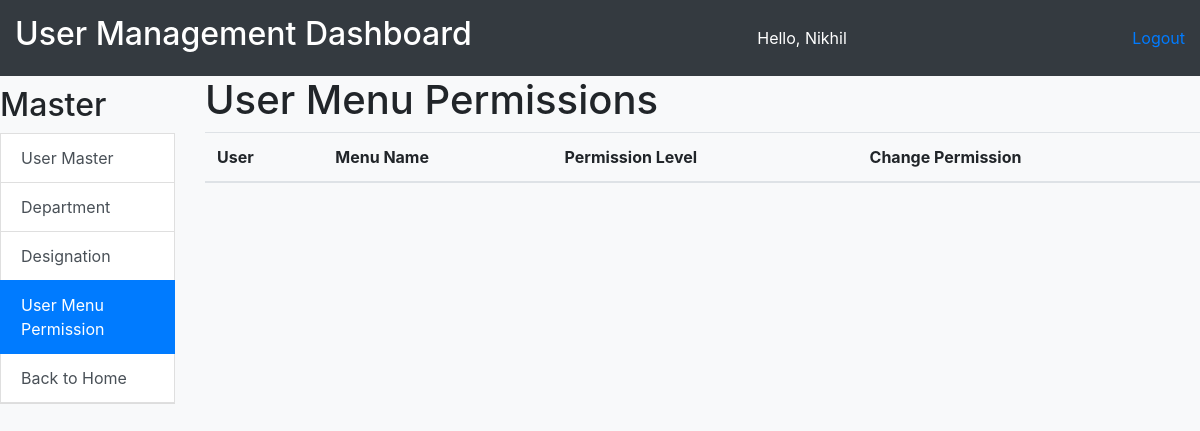
/emp_home/user_menu_permission/ (signed in), run on an earlier commit of the app's database.
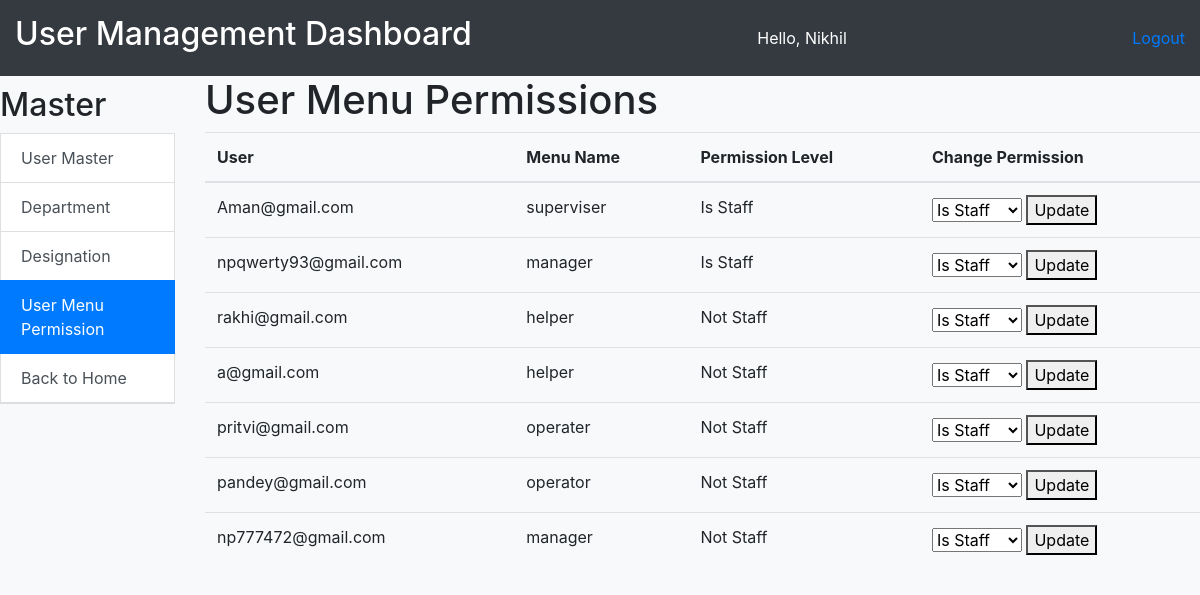
And on a later commit of the database.
### employee/models.py (models this page shows, shortened)
class UserMenuPermission(models.Model):
    PERMISSION_CHOICES = [
        (True, 'Is Staff'),
        (False, 'Not Staff'),
    ]
    user = models.ForeignKey(User, on_delete=models.CASCADE)
    menu_name = models.CharField(max_length=100)
    permission_level = models.BooleanField(choices=PERMISSION_CHOICES, default=False)
    def get_permission_display(self):
        return 'Is Staff' if self.permission_level else 'Not Staff'

### employee/views.py (the view)
# urls.py: path('user_menu_permission/', user_menu_permission, name='user_menu_permission'),
@user_passes_test(lambda u: u.is_staff)
def user_menu_permission(request):
    permissions = UserMenuPermission.objects.all()
    return render(request, 'user_menu_permission.html', {'permissions': permissions})

### employee/templates/user_menu_permission.html (shortened to what this page needs)
{% extends 'user_management.html' %}
{% block content %}
  <h1>User Menu Permissions</h1>
  <table class="table" id='example'>
    <thead>
      <tr>
        <th>User</th>
        <th>Menu Name</th>
        <th>Permission Level</th>
        <th>Change Permission</th>
      </tr>
    </thead>
    <tbody>
      {% for permission in permissions %}
        <tr>
          <td>{{ permission.user.username }}</td>
          <td>{{ permission.menu_name }}</td>
          <td>{{ permission.get_permission_display }}</td>
          <td>
            <form method="post" action="{% url 'update_permission' permission.id %}">
              <select name="new_permission_level">
                <option value="True">Is Staff</option>
              </select>
              <button type="submit">Update</button>
            </form>
          </td>
        </tr>
      {% endfor %}
    </tbody>
  </table>
{% endblock %}

### employee/templates/user_management.html (shortened to what this page needs)
<!DOCTYPE html>
<html lang="en">
<head>
    <link rel="stylesheet" href="https://cdn.jsdelivr.net/npm/bootstrap@4.6.2/dist/css/bootstrap.min.css">
    <link rel="stylesheet" type="text/css" href="https://cdn.datatables.net/1.13.7/css/jquery.dataTables.min.css">
    <link rel="stylesheet" type="text/css" href="https://cdn.datatables.net/buttons/2.4.2/css/buttons.dataTables.min.css">
</head>
<body>
<div class="">
    <div class="row">
        <div class="col-md-12">
            <div class="dashboard-header">
                <h2>User Management Dashboard</h2>
                <span>Hello, {{ user.first_name }}</span>
                <div>
                <a href="{% url 'logout' %}">Logout</a>
                </div>
            </div>
        </div>
    </div>
    <div class="row">
        <div class="col-sm-2 p-0">
            <div class="master-section">
                <h2>Master</h2>
                <a href="{% url 'user_master' %}" class="list-group-item list-group-item-action {% if request.resolver_match.url_name == 'user_master' %}active{% endif %}">User Master</a>
                <a href="{% url 'department' %}" class="list-group-item list-group-item-action {% if request.resolver_match.url_name == 'department' %}active{% endif %}">Department</a>
                <a href="{% url 'designation' %}" class="list-group-item list-group-item-action {% if request.resolver_match.url_name == 'designation' %}active{% endif %}">Designation</a>
                {% if user.is_staff %}
                <a href="{% url 'user_menu_permission' %}" class="list-group-item list-group-item-action {% if request.resolver_match.url_name == 'user_menu_permission' %}active{% endif %}">User Menu Permission</a>
                {% endif %}
                <a href="{% url 'emp_home' %}" class="list-group-item list-group-item-action {% if request.resolver_match.url_name == 'index' %}active{% endif %}">Back to Home</a>
            </div>
        </div>
        <div class="col-sm-10 main-content">
            {% block content %}{% endblock %}
        </div>
    </div>
</div>
</body>
</html>

### employee/templates/user_management.html (style rules this page uses)
body { background-color: #f8f9fa; margin: 0; }
.dashboard-header { background-color: #343a40; color: #ffffff; padding: 15px; text-align: right; display: flex; justify-content: space-between; align-items: center; width: 100%; margin: 0; }
.master-section { margin: 10px 15px; border-bottom: 1px solid #ddd; }

What changed in the data, as far as the page shows it:
added UserMenuPermission: user.username "Aman@gmail.com", menu_name "superviser", permission "Is Staff"
added UserMenuPermission: user.username "npqwerty93@gmail.com", menu_name "manager", permission "Is Staff"
added UserMenuPermission: user.username "rakhi@gmail.com", menu_name "helper", permission "Not Staff"
added UserMenuPermission: user.username "a@gmail.com", menu_name "helper", permission "Not Staff"
added UserMenuPermission: user.username "pritvi@gmail.com", menu_name "operater", permission "Not Staff"
added UserMenuPermission: user.username "pandey@gmail.com", menu_name "operator", permission "Not Staff"
added UserMenuPermission: user.username "np777472@gmail.com", menu_name "manager", permission "Not Staff"
